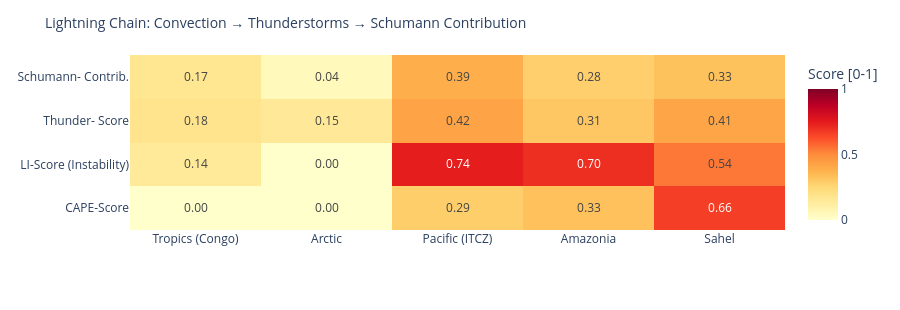

Source (notebook cell):
### Code cell
# ============================================================
# LIGHTNING CHAIN: Convection → Thunderstorms → Schumann
# Shows the causal chain per measurement point as heatmap
# ============================================================

def cape_score(v):
    """CAPE → normalized score [0,1]"""
    if v is None or pd.isna(v): return 0.0
    return min(1.0, float(v) / 3000)

def li_score(v):
    """Lifted Index: negative = unstable → score [0,1]"""
    if v is None or pd.isna(v): return 0.3
    return min(1.0, max(0.0, (-float(v) + 6) / 12))

def cloud_score(v):
    if v is None or pd.isna(v): return 0.3
    return float(v) / 100

def thunder_score(row):
    """Kombinierter Gewitterwahrscheinlichkeits-Score
    CAPE + LI + Bedeckung + WMO-Gewitter + konvektiver Niederschlag (showers)
    Hinweis: X-Ray und Kp sind kein Bestandteil – nur geomagn./solarer Kontext.
    """
    cs = cape_score(row.get('cape'))
    ls = li_score(row.get('li'))
    cl = cloud_score(row.get('cloud'))
    t  = 1.0 if row.get('thunderstorm') else 0.0
    # Convective precipitation (showers) as additional indicator
    sh = min(1.0, (row.get('showers') or 0) / 5.0)
    return round(cs * 0.30 + ls * 0.25 + cl * 0.15 + t * 0.20 + sh * 0.10, 3)

def schumann_contribution(t_score, lat):
    """Schumann contribution: higher in tropics (±30°), scaled by thunderstorm score"""
    lat_weight = max(0.3, 1.0 - abs(lat) / 60)
    return round(t_score * lat_weight, 3)

df_atm['cape_score']   = df_atm.apply(lambda r: cape_score(r['cape']), axis=1)
df_atm['li_score']     = df_atm.apply(lambda r: li_score(r['li']),    axis=1)
df_atm['thunder_score']= df_atm.apply(lambda r: thunder_score(r.to_dict()), axis=1)
df_atm['schumann_contribution'] = df_atm.apply(
    lambda r: schumann_contribution(r['thunder_score'], r['lat']), axis=1)

metrics = ['cape_score', 'li_score', 'thunder_score', 'schumann_contribution']
labels  = ['CAPE-Score', 'LI-Score\n(Instability)', 'Thunder-\nScore', 'Schumann-\nContrib.']
z_data  = [df_atm[m].tolist() for m in metrics]

fig = go.Figure(go.Heatmap(
    z=z_data,
    x=df_atm['point'].tolist(),
    y=labels,
    colorscale='YlOrRd',
    zmin=0, zmax=1,
    text=[[f'{v:.2f}' for v in row] for row in z_data],
    texttemplate='%{text}', textfont=dict(size=12),
    colorbar=dict(title='Score [0-1]')
))
fig.update_layout(
    title=dict(text='Lightning Chain: Convection → Thunderstorms → Schumann Contribution', font=dict(size=14)),
    height=310,
    plot_bgcolor='rgba(0,0,0,0)', paper_bgcolor='rgba(0,0,0,0)',
    margin=dict(l=130, r=80, t=55, b=80)
)
fig.show()

### Figure 1 — Plotly figure (JSON) as saved in the notebook; plotly's stock layout.template omitted (floating-point values rounded to 4 significant figures)
{"data": [{"colorbar": {"title": {"text": "Score [0-1]"}}, "colorscale": [[0.0, "rgb(255,255,204)"], [0.125, "rgb(255,237,160)"], [0.25, "rgb(254,217,118)"], [0.375, "rgb(254,178,76)"], [0.5, "rgb(253,141,60)"], [0.625, "rgb(252,78,42)"], [0.75, "rgb(227,26,28)"], [0.875, "rgb(189,0,38)"], [1.0, "rgb(128,0,38)"]], "text": [["0.00", "0.00", "0.29", "0.33", "0.66"], ["0.14", "0.00", "0.74", "0.70", "0.54"], ["0.18", "0.15", "0.42", "0.31", "0.41"], ["0.17", "0.04", "0.39", "0.28", "0.33"]], "textfont": {"size": 12}, "texttemplate": "%{text}", "type": "heatmap", "x": ["Tropics (Congo)", "Arctic", "Pacific (ITCZ)", "Amazonia", "Sahel"], "y": ["CAPE-Score", "LI-Score\n(Instability)", "Thunder-\nScore", "Schumann-\nContrib."], "z": [[0.0, 0.0, 0.2867, 0.3267, 0.6633], [0.1417, 0.0, 0.7417, 0.7, 0.5417], [0.181, 0.15, 0.421, 0.307, 0.415], [0.169, 0.045, 0.386, 0.281, 0.325]], "zmax": 1, "zmin": 0}], "layout": {"height": 310, "margin": {"b": 80, "l": 130, "r": 80, "t": 55}, "paper_bgcolor": "rgba(0,0,0,0)", "plot_bgcolor": "rgba(0,0,0,0)", "title": {"font": {"size": 14}, "text": "Lightning Chain: Convection → Thunderstorms → Schumann Contribution"}}}
